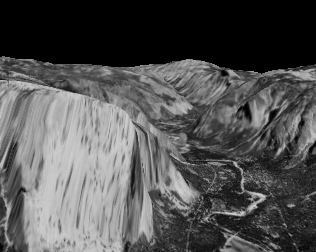
#> input picture AS5/adurocher3-ps5/images/DataSeq1/yos_img_01.jpg, 316 x 252 px
$ python PS5-1-code.py
#> lines starting #> are read from the running program, lines starting #| are printed output that depends on the picture

# coding: utf-8

# # <p style="text-align: center;"> CS6476 | Computer Vision ps5 </p>
# <p style="text-align: center;">Alexis Durocher - MSCS student at Georgia Tech</p>
# <p style="text-align: center;">Spring 2018</p>
#

# In[1]:

import cv2

from scipy import ndimage
from scipy import misc
import math as mt
import numpy as np
import math as mtugh
from sklearn.cluster import KMeans
from sklearn.mixture import GaussianMixture
import pandas as pd
import matplotlib.pyplot as plt
import matplotlib.image as mpimg
from  scipy.optimize import minimize
from sklearn.preprocessing import MinMaxScaler
from sklearn.preprocessing import StandardScaler


# <i> In this project, the aim is to use and analyze the Lukas Kanade method to detect flows in sequences of images. </i>

# In[2]:

def image_pair(image1, image2):
    return np.concatenate([image1, image2], axis =1)


# In[3]:

kernel_x = np.array([[-1, 0, 1],
        [-2, 0, 2],
        [-1, 0, 1]])

kernel_y = np.array([[-1, -2, -1],
        [0, 0, 0],
        [1, 2, 1]])


# ### 1. Laplacian/Gaussian pyramids

# In[4]:

yos_1 = cv2.imread('./images/DataSeq1/yos_img_01.jpg', 0)
#> yos_1 is the input picture: shape (252, 316); min 0, max 211, mean 83.1
yos_2 = cv2.imread('./images/DataSeq1/yos_img_02.jpg', 0)
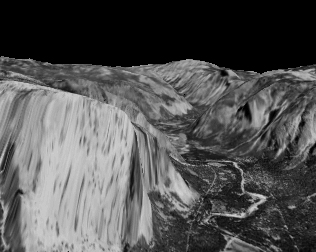
#> input picture AS5/adurocher3-ps5/images/DataSeq1/yos_img_02.jpg, 316 x 252 px
#> yos_2 is the input picture: shape (252, 316); min 0, max 211, mean 83.5
yos_3 = cv2.imread('./images/DataSeq1/yos_img_03.jpg', 0)
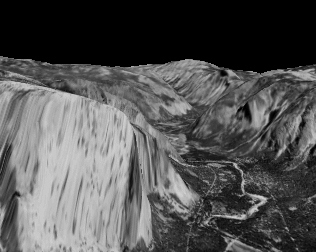
#> input picture AS5/adurocher3-ps5/images/DataSeq1/yos_img_03.jpg, 316 x 252 px
#> yos_3 is the input picture: shape (252, 316); min 0, max 210, mean 83.8
plt.imshow(yos_1)
plt.show()


# #### 1.1  Reduce

# In[5]:

def reduce(img, k):
    """
    @summary reduce /2 a version of a given image, k times
    @params img: source image
    """
    reduced = img.copy()
    for i in range(0, k):
        reduced = cv2.resize(reduced, (0,0), fx = 0.5, fy = 0.5)
    return reduced

def get_gaussian_pyramid(image, n_levels = 4):
#> called with n_levels = 4
    gaussian_pyramid = {}
    gaussian_pyramid[0] = image

    for level in range(0, n_levels-1):
        img_n = gaussian_pyramid[level]
        smoothed = cv2.GaussianBlur(img_n,(5,5),0)
        gaussian_pyramid[level+1] = reduce(smoothed, 1)
#> this loop made 3 passes
#> pass 1, in get_gaussian_pyramid, `smoothed = cv2.GaussianBlur(img_n,(5,5),0)`:
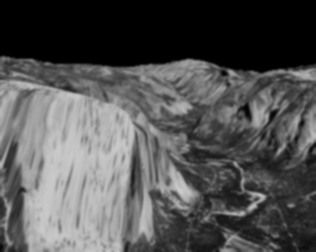
#> smoothed: shape (252, 316); min 0, max 205, mean 83.1
#> after the loop:
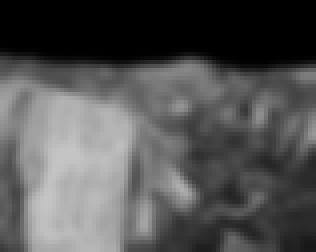
#> smoothed: shape (63, 79) (shown 4 times larger); min 0, max 197, mean 83.3
#> after the loop, gaussian_pyramid = 4 items
    return gaussian_pyramid


# In[6]:

gaussian_pyramid = get_gaussian_pyramid(yos_1, 4)
#> gaussian_pyramid = 4 items

for level, image in gaussian_pyramid.items():
    plt.imshow(image, cmap ='gray')
    plt.savefig('./output/PS5-1-1-'+str(level)+'.png')
    plt.show()
#> this loop made 4 passes


# #### 1.2 Expand

# In[7]:

def expand(img, size):
    expanded = cv2.resize(img, size)
    return expanded

def get_laplacian_pyramid(image, n_levels):
#> called with n_levels = 4
    gaussian_pyramid = get_gaussian_pyramid(image, n_levels)
#> gaussian_pyramid = 4 items
    laplacian_pyramid = {}
    for key, image in gaussian_pyramid.items():
        if (key == n_levels -1):
            laplacian_pyramid[key] = image
        else:
            level_img = gaussian_pyramid[key]
            level_plus_1_img = gaussian_pyramid[int(key) + 1]
            h, w = level_img.shape
            expanded = expand(level_plus_1_img, (w,h))
            laplacian_pyramid[key] = level_img - expanded
#> this loop made 4 passes
#> (h, w) on passes 1 to 3: (252, 316), (126, 158), (63, 79)
#> pass 3, in get_laplacian_pyramid, `level_plus_1_img = gaussian_pyramid[int(key) + 1]`:
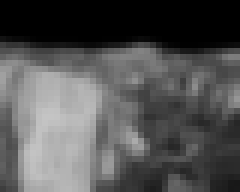
#> level_plus_1_img: shape (32, 40) (shown 6 times larger); min 0, max 196, mean 83.2
#> after the loop, laplacian_pyramid = 4 items
    return laplacian_pyramid


# In[8]:

laplacian_pyramid = get_laplacian_pyramid(yos_1, 4)
#> laplacian_pyramid = 4 items
for level, image in laplacian_pyramid.items():
    plt.imshow(image, cmap ='gray')
    plt.savefig('./output/PS5-1-2-'+str(level)+'.png')
    plt.show()
#> this loop made 4 passes
#> pass 1, `plt.savefig('./output/PS5-1-2-'+str(level)+'.png')`:
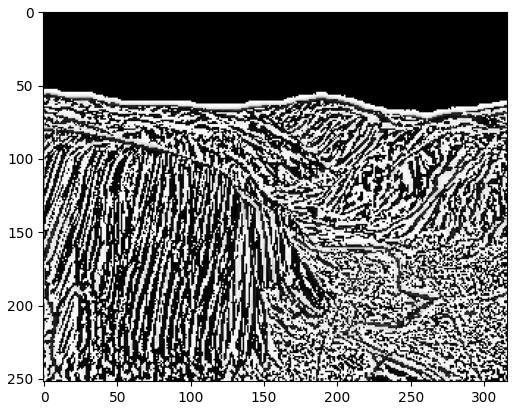
#> figure drawn by matplotlib, 1 panel
#> pass 2, `plt.savefig('./output/PS5-1-2-'+str(level)+'.png')`:
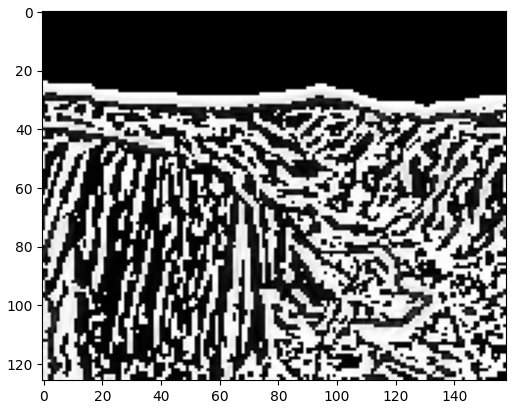
#> figure drawn by matplotlib, 1 panel
